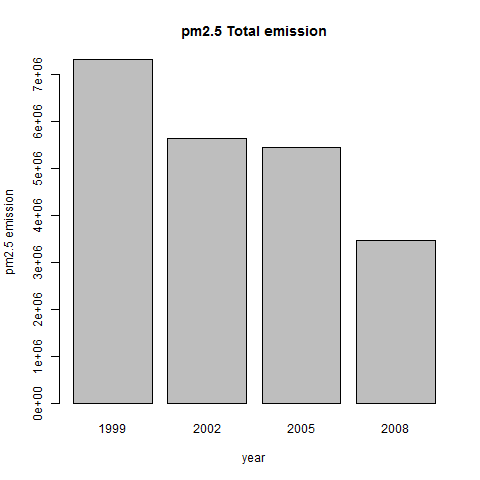

This figure's R source:
## Load and exec the file loadAndCleanData
## The code behind this file works to load the data
source("loadAndCleanData.R")

## Open device
png(filename = "plot1.png")

## Plot construction
pm25Emission <- aggregate(Emissions ~ year,
                          data = NEI,
                          FUN = sum)
barplot(pm25Emission$x,
        names.arg = pm25Emission$Group.1,
        main = "pm2.5 Total emission",
        ylab = "pm2.5 emission", xlab = "year")

## Close device
dev.off()

